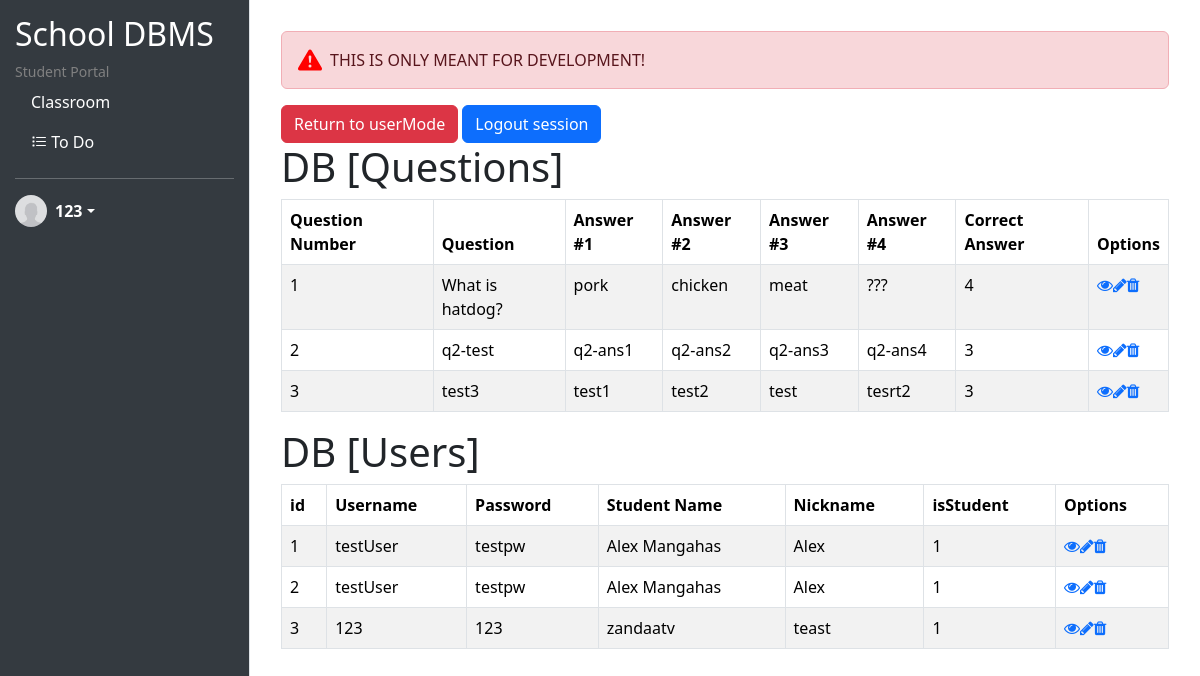
/ui-devmenu.php (signed in), run on an earlier commit of the app's database.
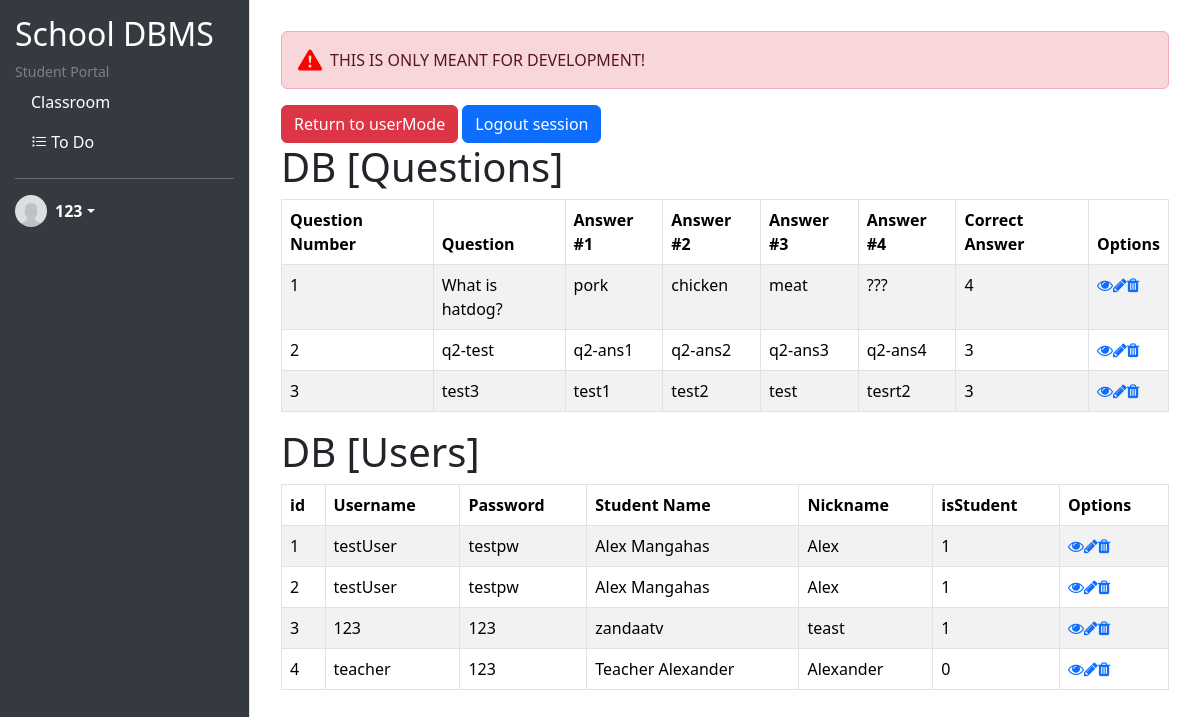
And on a later commit of the database.
### tables this page shows
CREATE TABLE `testquestion` (
  `id` int(11) NOT NULL,
  `question` varchar(255) NOT NULL,
  `answer1` varchar(255) NOT NULL,
  `answer2` varchar(255) NOT NULL,
  `answer3` varchar(255) NOT NULL,
  `answer4` varchar(255) NOT NULL,
  `correct` int(11) NOT NULL
);

CREATE TABLE `users` (
  `id` int(11) NOT NULL,
  `username` varchar(255) NOT NULL,
  `password` varchar(255) NOT NULL,
  `name` varchar(255) NOT NULL,
  `nickname` varchar(255) NOT NULL,
  `isStudent` tinyint(1) NOT NULL
);

### session.php (called while the page is built, shortened)
<?php
   $login_session = $_SESSION['login_user'];
?>

### ui-devmenu.php (the view, shortened to what this page needs)
<?php
include('session.php');
?>
<!doctype html>
<html lang="en" data-bs-theme="auto">
<head>
    <link rel="stylesheet" href="https://maxcdn.bootstrapcdn.com/font-awesome/4.7.0/css/font-awesome.min.css">
    <link rel="stylesheet" href="https://cdn.jsdelivr.net/npm/bootstrap-icons@1.11.3/font/bootstrap-icons.min.css">
    <link href="https://cdn.jsdelivr.net/npm/bootstrap@5.3.2/dist/css/bootstrap.min.css" rel="stylesheet"
 />
</head>
<body>
    <div class="wrapper">
        <div class="sidebar">
            <h2>School DBMS</h2>
            <small style="color:grey;">Student Portal</small>
            <ul class="nav flex-column">
                <li class="nav-item">
                    <a class="nav-link active" href="ui-classroom-v2.php">Classroom</a>
                </li>
                <li class="nav-item">
                    <a class="nav-link" href="#"> <i class="bi bi-list-task"></i> To Do</a>
                </li>
            </ul>
            <hr>
            <div class="dropdown">
                <a href="#" class="d-flex align-items-center text-white text-decoration-none dropdown-toggle"
                    data-bs-toggle="dropdown" aria-expanded="false">
                    <img src="img/avatar-placeholder.jpg" alt="" width="32" height="32" class="rounded-circle me-2">
                    <strong><?php echo $login_session; ?></strong>
                </a>
            </div>
        </div>
        <div class="content">
            <div class="container-fluid p-3">
                <div class="alert alert-danger d-flex align-items-center" role="alert">
                    <svg class="bi flex-shrink-0 me-2" width="24" height="24" fill="red">
                        <use xlink:href="#exclamation-triangle-fill" />
                    </svg>
                    THIS IS ONLY MEANT FOR DEVELOPMENT!
                </div>
            <a href="ui-classroom-v2.php" class="btn btn-danger">Return to userMode</a>
            <a href="logout.php" class="btn btn-primary">Logout session</a>
            <?php
                    require_once "config.php";
                    $sql = "SELECT * FROM testquestion";
                    $sql2 = "SELECT * FROM users";
                    if($result = mysqli_query($link, $sql)){
                        if(mysqli_num_rows($result) > 0){
                            echo '<h1>DB [Questions]</h1>';
                            echo '<table class="table table-bordered table-striped">';
                                echo "<thead>";
                                    echo "<tr>";
                                        echo "<th>Question Number</th>";
                                        echo "<th>Question</th>";
                                        echo "<th>Answer #1</th>";
                                        echo "<th>Answer #2</th>";
                                        echo "<th>Answer #3</th>";
                                        echo "<th>Answer #4</th>";
                                        echo "<th>Correct Answer</th>";
                                        echo "<th>Options</th>";
                                    echo "</tr>";
                                echo "</thead>";
                                echo "<tbody>";
                                while($row = mysqli_fetch_array($result)){
                                    echo "<tr>";
                                        echo "<td>" . $row['id'] . "</td>";
                                        echo "<td>" . $row['question'] . "</td>";
                                        echo "<td>" . $row['answer1'] . "</td>";
                                        echo "<td>" . $row['answer2'] . "</td>";
                                        echo "<td>" . $row['answer3'] . "</td>";
                                        echo "<td>" . $row['answer4'] . "</td>";
                                        echo "<td>" . $row['correct'] . "</td>";
                                        echo "<td>";
                                            echo '<a href="read.php?id='. $row['id'] .'" class="mr-3" title="View Record" data-toggle="tooltip"><span class="fa fa-eye"></span></a>';
                                            echo '<a href="update.php?id='. $row['id'] .'" class="mr-3" title="Update Record" data-toggle="tooltip"><span class="fa fa-pencil"></span></a>';
                                            echo '<a href="delete.php?id='. $row['id'] .'" title="Delete Record" data-toggle="tooltip"><span class="fa fa-trash"></span></a>';
                                        echo "</td>";
                                    echo "</tr>";
                                }
                                echo "</tbody>";
                            echo "</table>";
                        } else{
                            echo '<div class="alert alert-danger"><em>No records were found.</em></div>';
                        }
                    } else{
                        echo "ERROR: Could not able to execute $sql. " . mysqli_error($link);
                    }
                    if($result2 = mysqli_query($link, $sql2)){
                        if(mysqli_num_rows($result2) > 0){
                            echo '<h1>DB [Users]</h1>';
                            echo '<table class="table table-bordered table-striped">';
                                echo "<thead>";
                                    echo "<tr>";
                                        echo "<th>id</th>";
                                        echo "<th>Username</th>";
                                        echo "<th>Password</th>";
                                        echo "<th>Student Name</th>";
                                        echo "<th>Nickname</th>";
                                        echo "<th>isStudent</th>";
                                        echo "<th>Options</th>";
                                    echo "</tr>";
                                echo "</thead>";
                                echo "<tbody>";
                                while($row2 = mysqli_fetch_array($result2)){
                                    echo "<tr>";
                                        echo "<td>" . $row2['id'] . "</td>";
                                        echo "<td>" . $row2['username'] . "</td>";
                                        echo "<td>" . $row2['password'] . "</td>";
                                        echo "<td>" . $row2['name'] . "</td>";
                                        echo "<td>" . $row2['nickname'] . "</td>";
                                        echo "<td>" . $row2['isStudent'] . "</td>";
                                        echo "<td>";
                                            echo '<a href="read.php?id='. $row2['id'] .'" class="mr-3" title="View Record" data-toggle="tooltip"><span class="fa fa-eye"></span></a>';
                                            echo '<a href="update.php?id='. $row2['id'] .'" class="mr-3" title="Update Record" data-toggle="tooltip"><span class="fa fa-pencil"></span></a>';
                                            echo '<a href="delete.php?id='. $row2['id'] .'" title="Delete Record" data-toggle="tooltip"><span class="fa fa-trash"></span></a>';
                                        echo "</td>";
                                    echo "</tr>";
                                }
                                echo "</tbody>";
                            echo "</table>";
                        } else{
                            echo '<div class="alert alert-danger"><em>No records were found.</em></div>';
                        }
                    } else{
                        echo "ERROR: Could not able to execute $sql2. " . mysqli_error($link);
                    }
                    ?>
            </div>
        </div>
    </div>
</body>
</html>

### ui-devmenu.php (style rules this page uses)
body, html { height: 100%; margin: 0; }
.wrapper { display: flex; height: 100%; }
.sidebar { width: 250px; background-color: #343a40; padding: 15px; border-right: 1px solid #dee2e6; display: flex; flex-direction: column; color: white; }
.content { flex: 1; padding: 15px; overflow-y: auto; }
.nav-link { color: white; }

What changed in the data, as far as the page shows it:
added users: id "4", username "teacher", password "123", name "Teacher Alexander", nickname "Alexander", isStudent "0"
